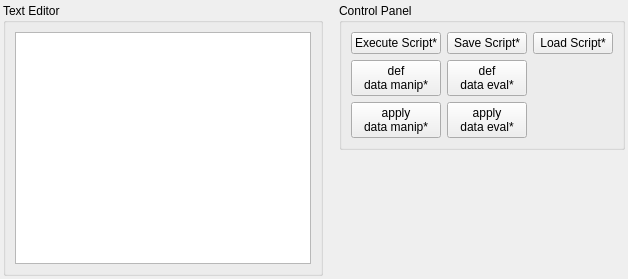
      <widget class="QWidget" name="tab_console">
       <attribute name="title">
        <string>Console</string>
       </attribute>
       <layout class="QGridLayout" name="gridLayout_8">
        <property name="leftMargin">
         <number>3</number>
        </property>
        <property name="topMargin">
         <number>3</number>
        </property>
        <property name="rightMargin">
         <number>3</number>
        </property>
        <property name="bottomMargin">
         <number>3</number>
        </property>
        <item row="1" column="2">
         <spacer name="horizontalSpacer">
          <property name="orientation">
           <enum>Qt::Horizontal</enum>
          </property>
          <property name="sizeHint" stdset="0">
           <size>
            <width>40</width>
            <height>10</height>
           </size>
          </property>
         </spacer>
        </item>
        <item row="0" column="0" rowspan="3">
         <widget class="QGroupBox" name="console_text_editor">
          <property name="sizePolicy">
           <sizepolicy hsizetype="Preferred" vsizetype="Preferred">
            <horstretch>4</horstretch>
            <verstretch>2</verstretch>
           </sizepolicy>
          </property>
          <property name="title">
           <string>Text Editor</string>
          </property>
          <layout class="QGridLayout" name="gridLayout">
           <item row="0" column="0">
            <widget class="QTextEdit" name="console_text_placeholder">
             <property name="sizePolicy">
              <sizepolicy hsizetype="Preferred" vsizetype="Preferred">
               <horstretch>4</horstretch>
               <verstretch>2</verstretch>
              </sizepolicy>
             </property>
            </widget>
           </item>
          </layout>
         </widget>
        </item>
        <item row="2" column="2">
         <widget class="EvaluixConsole" name="console_widget" native="true">
          <property name="sizePolicy">
           <sizepolicy hsizetype="Preferred" vsizetype="Expanding">
            <horstretch>3</horstretch>
            <verstretch>40</verstretch>
           </sizepolicy>
          </property>
         </widget>
        </item>
        <item row="0" column="2">
         <widget class="QGroupBox" name="console_control_panel">
          <property name="sizePolicy">
           <sizepolicy hsizetype="Preferred" vsizetype="Expanding">
            <horstretch>3</horstretch>
            <verstretch>40</verstretch>
           </sizepolicy>
          </property>
          <property name="title">
           <string>Control Panel</string>
          </property>
          <layout class="QGridLayout" name="gridLayout_21">
           <item row="2" column="1">
            <widget class="QPushButton" name="pushButton_11">
             <property name="text">
              <string>apply
data eval*</string>
             </property>
            </widget>
           </item>
           <item row="3" column="0">
            <spacer name="verticalSpacer_4">
             <property name="orientation">
              <enum>Qt::Vertical</enum>
             </property>
             <property name="sizeHint" stdset="0">
              <size>
               <width>20</width>
               <height>40</height>
              </size>
             </property>
            </spacer>
           </item>
           <item row="0" column="1">
            <widget class="QPushButton" name="pushButton_10">
             <property name="text">
              <string>Save Script*</string>
             </property>
            </widget>
           </item>
           <item row="1" column="1">
            <widget class="QPushButton" name="pushButton_9">
             <property name="text">
              <string>def
data eval*</string>
             </property>
            </widget>
           </item>
           <item row="0" column="0">
            <widget class="QPushButton" name="pushButton_6">
             <property name="text">
              <string>Execute Script*</string>
             </property>
            </widget>
           </item>
           <item row="0" column="3">
            <spacer name="horizontalSpacer_6">
             <property name="orientation">
              <enum>Qt::Horizontal</enum>
             </property>
             <property name="sizeHint" stdset="0">
              <size>
               <width>40</width>
               <height>20</height>
              </size>
             </property>
            </spacer>
           </item>
           <item row="1" column="0">
            <widget class="QPushButton" name="pushButton_7">
             <property name="text">
              <string>def
data manip*</string>
             </property>
            </widget>
           </item>
           <item row="2" column="0">
            <widget class="QPushButton" name="pushButton_8">
             <property name="text">
              <string>apply
data manip*</string>
             </property>
            </widget>
           </item>
           <item row="0" column="2">
            <widget class="QPushButton" name="pushButton_12">
             <property name="text">
              <string>Load Script*</string>
             </property>
            </widget>
           </item>
          </layout>
         </widget>
        </item>
        <item row="0" column="1" rowspan="3">
         <spacer name="verticalSpacer">
          <property name="orientation">
           <enum>Qt::Vertical</enum>
          </property>
          <property name="sizeHint" stdset="0">
           <size>
            <width>10</width>
            <height>40</height>
           </size>
          </property>
         </spacer>
        </item>
       </layout>
      </widget>
